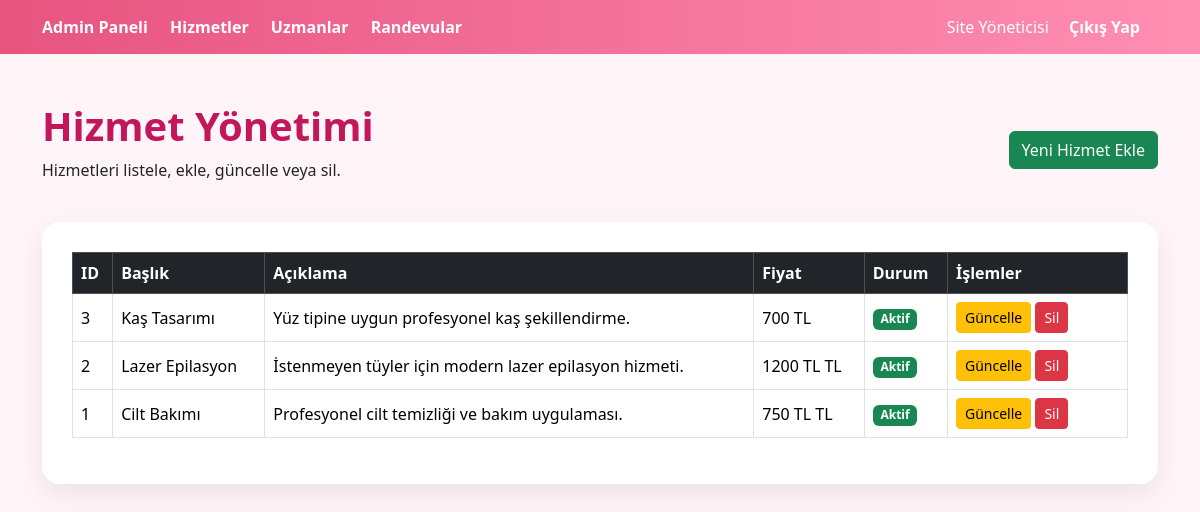
Screenshot of /admin/hizmetler.php (signed in) with the database file from the repository.
### tables this page shows
CREATE TABLE `hizmetler` (
  `id` int(11) NOT NULL,
  `baslik` varchar(255) DEFAULT NULL,
  `aciklama` text DEFAULT NULL,
  `fiyat` varchar(50) DEFAULT NULL,
  `resim` varchar(255) DEFAULT NULL,
  `durum` int(11) DEFAULT 1
);

### admin/hizmetler.php (the view, shortened to what this page needs)
<?php
include("../includes/db.php");
$hizmetler = $conn->query("SELECT * FROM hizmetler ORDER BY id DESC")->fetchAll(PDO::FETCH_ASSOC);
?>
<!DOCTYPE html>
<html lang="tr">
<head>
    <link href="https://cdn.jsdelivr.net/npm/bootstrap@5.3.3/dist/css/bootstrap.min.css" rel="stylesheet">
</head>
<body>
<div class="admin-navbar">
    <div class="container d-flex justify-content-between align-items-center">
        <div>
            <a href="index.php">Admin Paneli</a>
            <a href="hizmetler.php">Hizmetler</a>
            <a href="uzmanlar.php">Uzmanlar</a>
            <a href="randevular.php">Randevular</a>
        </div>
        <div>
            <span class="text-white me-3"><?= $_SESSION["admin_ad"] ?></span>
            <a href="logout.php">Çıkış Yap</a>
        </div>
    </div>
</div>
<div class="container my-5">
    <div class="d-flex justify-content-between align-items-center mb-4">
        <div>
            <h1>Hizmet Yönetimi</h1>
            <p>Hizmetleri listele, ekle, güncelle veya sil.</p>
        </div>
        <a href="hizmet_ekle.php" class="btn btn-success">Yeni Hizmet Ekle</a>
    </div>
    <div class="panel-box">
        <table class="table table-bordered table-hover align-middle">
            <thead class="table-dark">
                <tr>
                    <th>ID</th>
                    <th>Başlık</th>
                    <th>Açıklama</th>
                    <th>Fiyat</th>
                    <th>Durum</th>
                    <th width="180">İşlemler</th>
                </tr>
            </thead>
            <tbody>
                <?php foreach($hizmetler as $hizmet): ?>
                    <tr>
                        <td><?= $hizmet["id"] ?></td>
                        <td><?= htmlspecialchars($hizmet["baslik"]) ?></td>
                        <td><?= htmlspecialchars($hizmet["aciklama"]) ?></td>
                        <td><?= htmlspecialchars($hizmet["fiyat"]) ?> TL</td>
                        <td>
                            <?php if(isset($hizmet["durum"]) && $hizmet["durum"] == 1): ?>
                                <span class="badge bg-success">Aktif</span>
                            <?php else: ?>
                                <span class="badge bg-secondary">Pasif</span>
                            <?php endif; ?>
                        </td>
                        <td>
                            <a href="hizmet_guncelle.php?id=<?= $hizmet["id"] ?>" class="btn btn-warning btn-sm">Güncelle</a>
                            <a href="hizmet_sil.php?id=<?= $hizmet["id"] ?>"
                               class="btn btn-danger btn-sm"
                               onclick="return confirm('Bu hizmeti silmek istediğinize emin misiniz?');">
                               Sil
                            </a>
                        </td>
                    </tr>
                <?php endforeach; ?>
            </tbody>
        </table>
    </div>
</div>
</body>
</html>

### admin/hizmetler.php (style rules this page uses)
body { background: #fff5f8; }
.admin-navbar { background: linear-gradient(90deg, #e75480, #ff8fb3); padding: 15px 0; }
.admin-navbar a { color: white; text-decoration: none; margin-right: 18px; font-weight: 600; }
.panel-box { background: white; padding: 30px; border-radius: 18px; box-shadow: 0 10px 30px rgba(0,0,0,0.08); }
h1 { color: #c2185b; font-weight: 800; }

### rows the page displays
hizmetler: id "3", baslik "Kaş Tasarımı", aciklama "Yüz tipine uygun profesyonel kaş şekillendirme.", fiyat "700", durum "Aktif"
hizmetler: id "2", baslik "Lazer Epilasyon", aciklama "İstenmeyen tüyler için modern lazer epilasyon hizmeti.", fiyat "1200 TL", durum "Aktif"
hizmetler: id "1", baslik "Cilt Bakımı", aciklama "Profesyonel cilt temizliği ve bakım uygulaması.", fiyat "750 TL", durum "Aktif"

### other values shown
$_SESSION["admin_ad"] "Site Yöneticisi"
